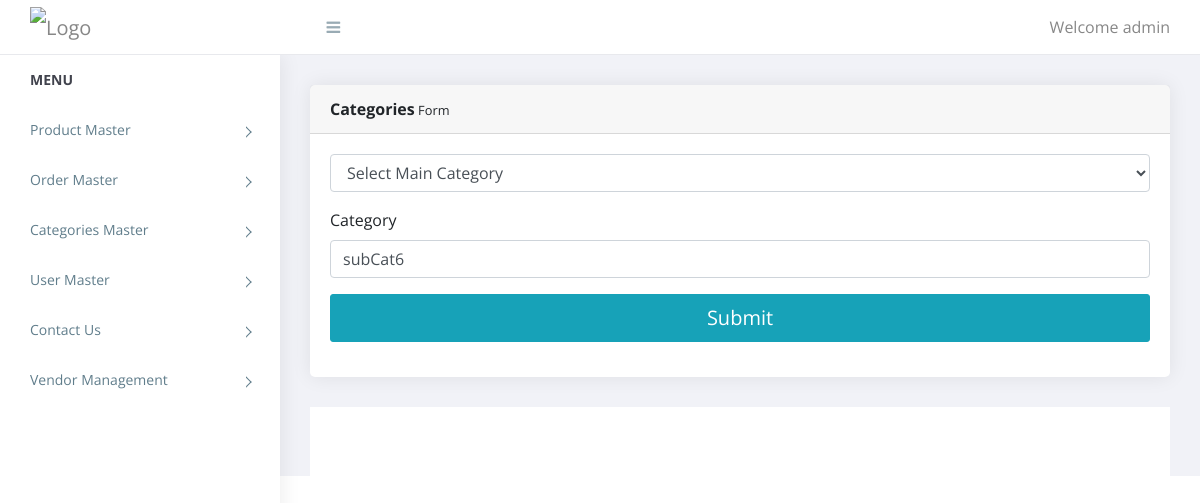
/admin/manage_categories.php?id=26 (signed in), run on an earlier commit of the app's database.
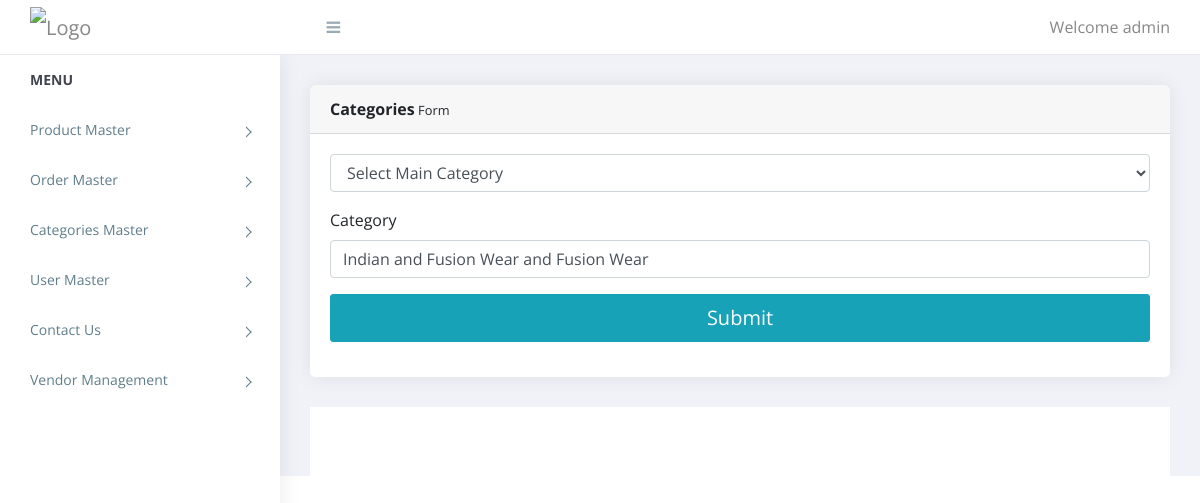
And on a later commit of the database.
### tables this page shows
CREATE TABLE `categories` (
  `id` int(11) NOT NULL,
  `super_categories_id` int(11) NOT NULL,
  `categories` varchar(255) NOT NULL,
  `status` tinyint(4) NOT NULL
);

### admin/includes/functions.inc.php (called while the page is built, shortened)
<?php
function get_safe_value($con, $str)
{
    if ($str != '') {
        $str = trim($str);
        return mysqli_real_escape_string($con, $str);
    }
}
?>

### admin/manage_categories.php (the view, shortened to what this page needs)
<?php
require('includes/top.inc.php');
$categories = '';
if (isset($_GET['id']) && $_GET['id'] != '') {
    $id = get_safe_value($con, $_GET['id']);
    $sql = "SELECT * FROM categories WHERE id = '$id'";
    $res = mysqli_query($con, $sql);
    $check = mysqli_num_rows($res);
    if ($check > 0) {
        $row = mysqli_fetch_assoc($res);
        $categories = $row['categories'];
    } else {
        header('location:categories.php');
        die();
    }
}
?>
<div class="content pb-0">
    <div class="animated fadeIn">
        <div class="row">
            <div class="col-lg-12">
                <div class="card">
                    <div class="card-header"><strong>Categories</strong><small> Form</small></div>
                    <form action="" method="post">
                        <div class="card-body card-block">
                            <div class="form-group">
                                <select name="super_categories_id" class="form-control">
                                    <option>Select Main Category</option>
                                </select>
                            </div>
                            <div class="form-group">
                                <label for="categories" class="form-control-label">Category</label>
                                <input type="text" name="categories" placeholder="Enter Category name" value="<?php echo $categories ?>" class="form-control" required>
                            </div>
                            <button type="submit" name="submit" class="btn btn-lg btn-info btn-block">
                                <span id="payment-button-amount">Submit</span>
                            </button>
                        </div>
                    </form>
                </div>
            </div>
        </div>
    </div>
</div>
<?php
require('includes/footer.inc.php');
?>

What changed in the data, as far as the page shows it:
changed categories: categories "subCat6" → "Indian and Fusion Wear and Fusion Wear"
